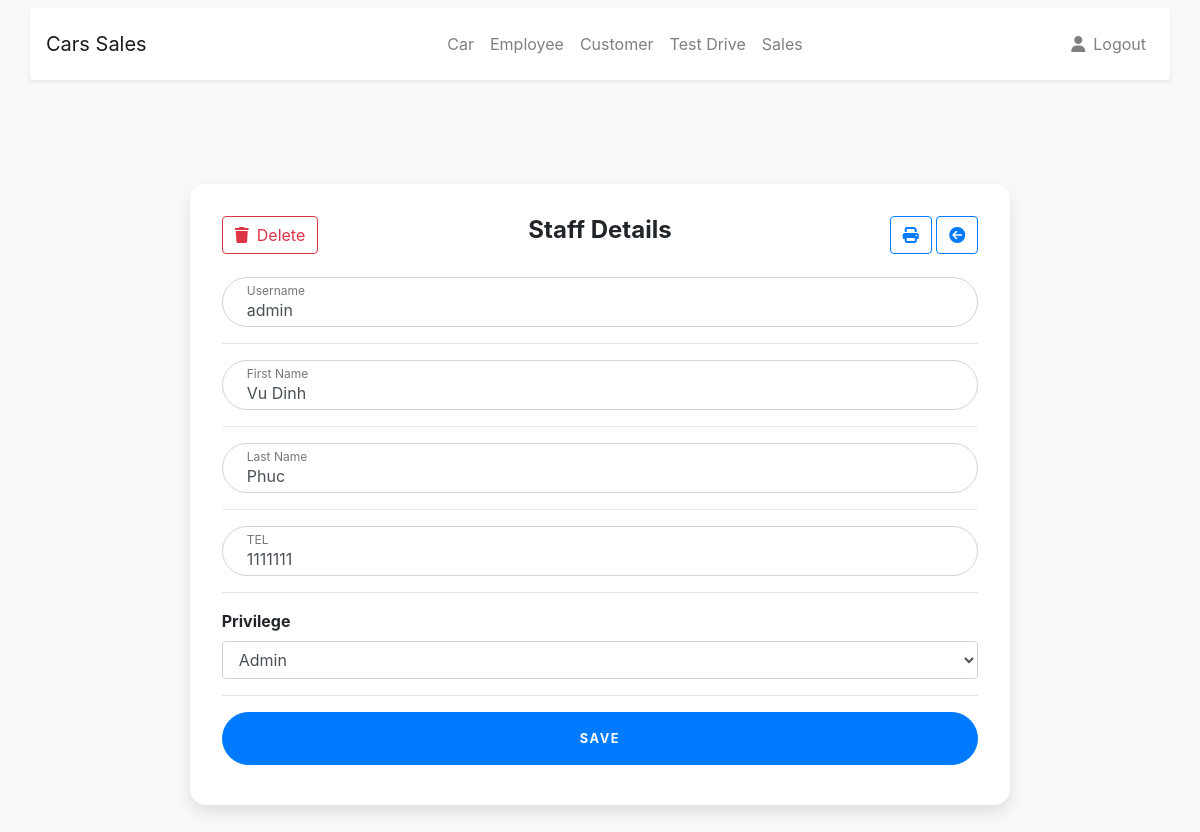
The app's page /app/staff/singleStaff.php?staffID=1 (signed in) with its own data.
### tables this page shows
CREATE TABLE `staff` (
  `id` int(11) NOT NULL,
  `username` varchar(20) NOT NULL,
  `first` varchar(20) NOT NULL,
  `last` varchar(20) NOT NULL,
  `tel` int(10) NOT NULL,
  `password` varchar(40) NOT NULL,
  `type` char(1) NOT NULL
);

### app/staff/singleStaff.php (the view, shortened to what this page needs)
<?php
extract($_REQUEST);
if(isset($_SESSION['activestaff']) || isset($_SESSION['activeadmin'])){
    if(isset($staffID)){
        try{
            require("../database/connection.php");
            $staffSQL = "select * from staff where id ='$staffID'";
            $staff = $db->query($staffSQL);
            $staffRecord = $staff->fetch();
        }
        catch(PDOException $e)
            {
            echo "Connection failed: " . $e->getMessage();
            }
    }
}
else {
    header("location: index.php");
}
?>
<!DOCTYPE html>
<html lang="en">
<head>
    <link rel="stylesheet" href="https://stackpath.bootstrapcdn.com/bootstrap/4.4.1/css/bootstrap.min.css">
    <link rel="stylesheet" href="../style.css">
</head>
<body class=" bg-light">
    <nav class="navbar navbar-expand-lg navbar-light bg-light ">
        <div class="container shadow-sm p-3 mb-5 bg-white rounded">
          <a class="navbar-brand" href="index.php">
            Cars Sales
          </a>
          <div class="collapse navbar-collapse" id="navbarCollapse">
            <ul class="navbar-nav mx-auto">
              <li class="nav-item ">
                <a class="nav-link" href="dashboard.php?page=1&ipp=2">Car</a>
              </li>
              <li class="nav-item ">
                <a class="nav-link" href="employee.php?page=1&ipp=2">Employee</a>
              </li>
              <li class="nav-item ">
                <a class="nav-link" href="customer.php?page=1&ipp=2">Customer</a>
              </li>
              <li class="nav-item position-static">
                <a class="nav-link" href="testSchedule.php?page=1&ipp=2">Test Drive</a>
              </li>
              <li class="nav-item position-static">
                <a class="nav-link" href="sales.php?page=1&ipp=2">Sales</a>
              </li>
            </ul>
            <ul class="navbar-nav flex-row">
              <li class="nav-item ml-lg-n4">
                <a class="nav-link" href="profile.php">
                    <i class="fas fa-user"></i>
                </a>
              </li>
              <li class="nav-item ml-lg-n2 ml-3">
                <a class="nav-link" href="../database/logout.php">
                    Logout
                </a>
              </li>
            </ul>
          </div>
        </div>
    </nav>
<div class="mr-sm-5 ml-sm-5">
    <div class="row">
      <div class="col-lg-10 col-xl-9 mx-auto">
        <div class="card card-signin flex-row my-5">
          <div class="card-body">
          <div class="d-flex justify-content-between">
            <div>
            <?php if(isset($_SESSION["activeadmin"])){ ?>
              <button data-toggle="modal" data-target="#exampleModal" class="btn btn-outline-danger"><i class="fas fa-trash mr-2"></i>Delete</button>
            <?php }?>
            </div>
            <div>
                <h5 class="card-title font-weight-bold">Staff Details</h5>
            </div>
            <div>
                <button class="btn btn-outline-primary ml-2 " onclick="print()"><i class="fas fa-print"></i></button>
                <button class="btn btn-outline-primary" onclick="window.document.location.href='employee.php?page=1&ipp=2'"><i class="fas fa-arrow-circle-left"></i></button>
            </div>
          </div>
            <form class="form-signin" method="post" action="singleStaff.php" enctype='multipart/form-data'>
              <div class="form-label-group">
                <input value="<?php echo $staffRecord['username']?>" name="username" type="text" id="inputUsername" class="form-control" placeholder="Username" required autofocus>
                <label for="inputUsername">Username</label>
              </div>
              <hr>
              <div class="form-label-group">
                <input value="<?php echo $staffRecord['first']?>" name="first" type="text" id="inputFirst" class="form-control" placeholder="First Name" required autofocus>
                <label for="inputFirst">First Name</label>
              </div>
              <hr>
              <div class="form-label-group">
                <input value="<?php echo $staffRecord['last']?>" name="last" type="text" min='1' id="inputLast" class="form-control" placeholder="Last Name" required>
                <label for="inputLast">Last Name</label>
              </div>
              <hr>
              <div class="form-label-group">
                <input value="<?php echo $staffRecord['tel']?>" name="tel" type="number" id="inputTel" class="form-control" placeholder="TEL" required>
                <label for="inputTel">TEL</label>
              </div>
              <hr>
              <?php if(isset($_SESSION["activeadmin"])){ ?>
              <div class="form-group">
                <label for="type" class="font-weight-bold">Privilege</label>
                <select name="type" class="form-control">
                    <?php if($staffRecord['type'] == 1){?>
                    <option value="1" selected>Admin</option>
                    <?php }else if($staffRecord['type'] == 0){?>
                    <option value="1">Admin</option>
                    <option value="0" selected>Regular</option>
                    <?php }?>
                </select>
              </div>
              <hr>
              <?php }?>
              <button name="submit" class="btn btn-lg btn-primary font-weight-bold h3 btn-block text-uppercase" type="submit">Save</button>
            </form>
          </div>
        </div>
      </div>
    </div>
  </div>
</body>
</html>

### app/style.css (style rules this page uses)
:root { --input-padding-x: 1.5rem; --input-padding-y: .75rem; }
.card-signin { border: 0; border-radius: 1rem; box-shadow: 0 0.5rem 1rem 0 rgba(0, 0, 0, 0.1); }
.card-signin .card-title { margin-bottom: 2rem; font-weight: 300; font-size: 1.5rem; }
.card-signin .card-body { padding: 2rem; }
.form-signin { width: 100%; }
.form-signin .btn { font-size: 80%; border-radius: 5rem; letter-spacing: .1rem; font-weight: bold; padding: 1rem; transition: all 0.2s; }
.form-label-group { position: relative; margin-bottom: 1rem; }
.form-label-group input { height: auto; border-radius: 2rem; }
.form-label-group>input, .form-label-group>label { padding: var(--input-padding-y) var(--input-padding-x); }
.form-label-group>label { position: absolute; top: 0; left: 0; display: block; width: 100%; margin-bottom: 0; line-height: 1.5; color: #495057; border: 1px solid transparent; border-radius: .25rem; transition: all .1s ease-in-out; }
.form-label-group input::placeholder { color: transparent; }
.form-label-group input:not(:placeholder-shown) { padding-top: calc(var(--input-padding-y) + var(--input-padding-y) * (2 / 3)); padding-bottom: calc(var(--input-padding-y) / 3); }
.form-label-group input:not(:placeholder-shown)~label { padding-top: calc(var(--input-padding-y) / 3); padding-bottom: calc(var(--input-padding-y) / 3); font-size: 12px; color: #777; }

### records on screen
staff: username "admin", first "Vu Dinh", last "Phuc", tel "1111111", type "Admin"
